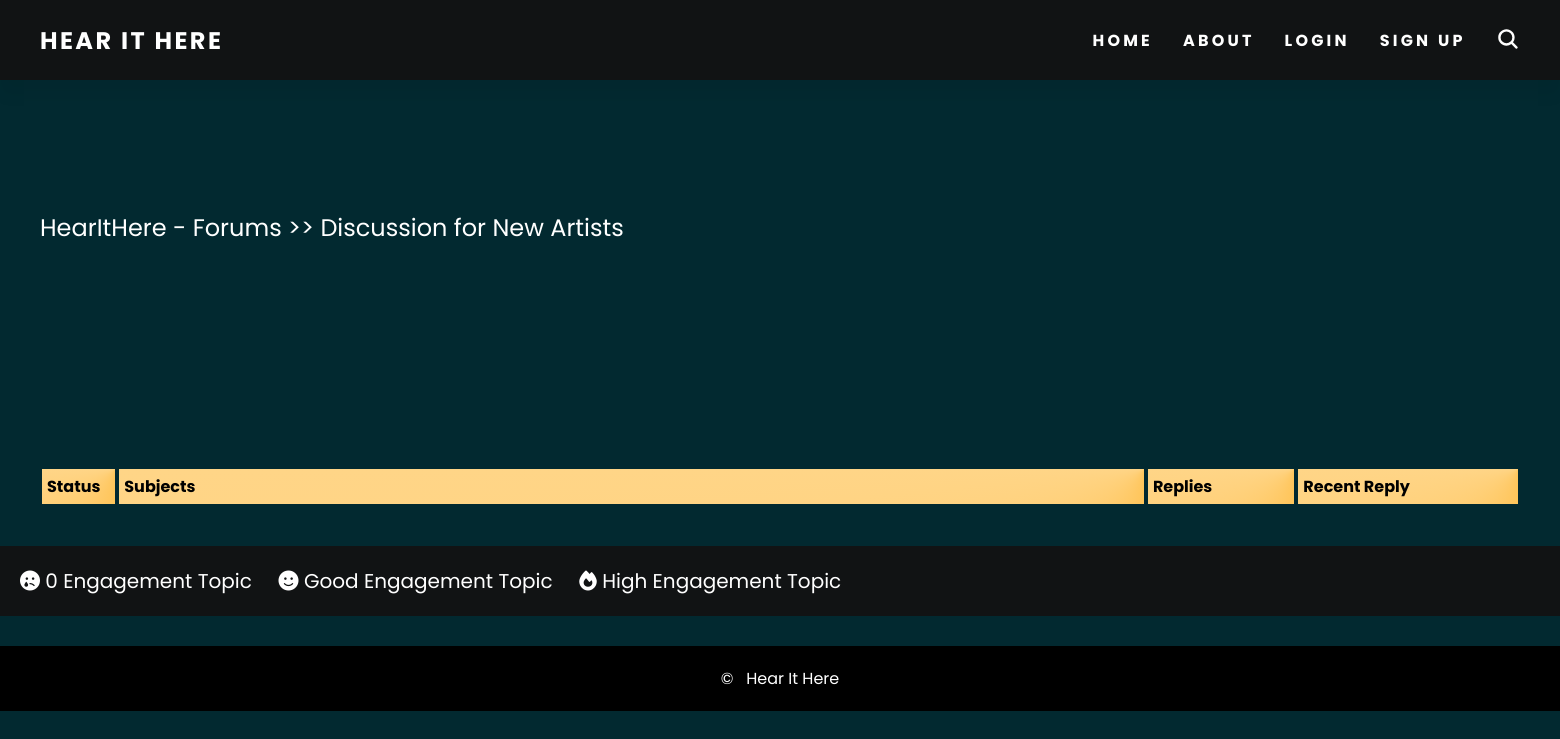
The app's page /forum/6/, older data.
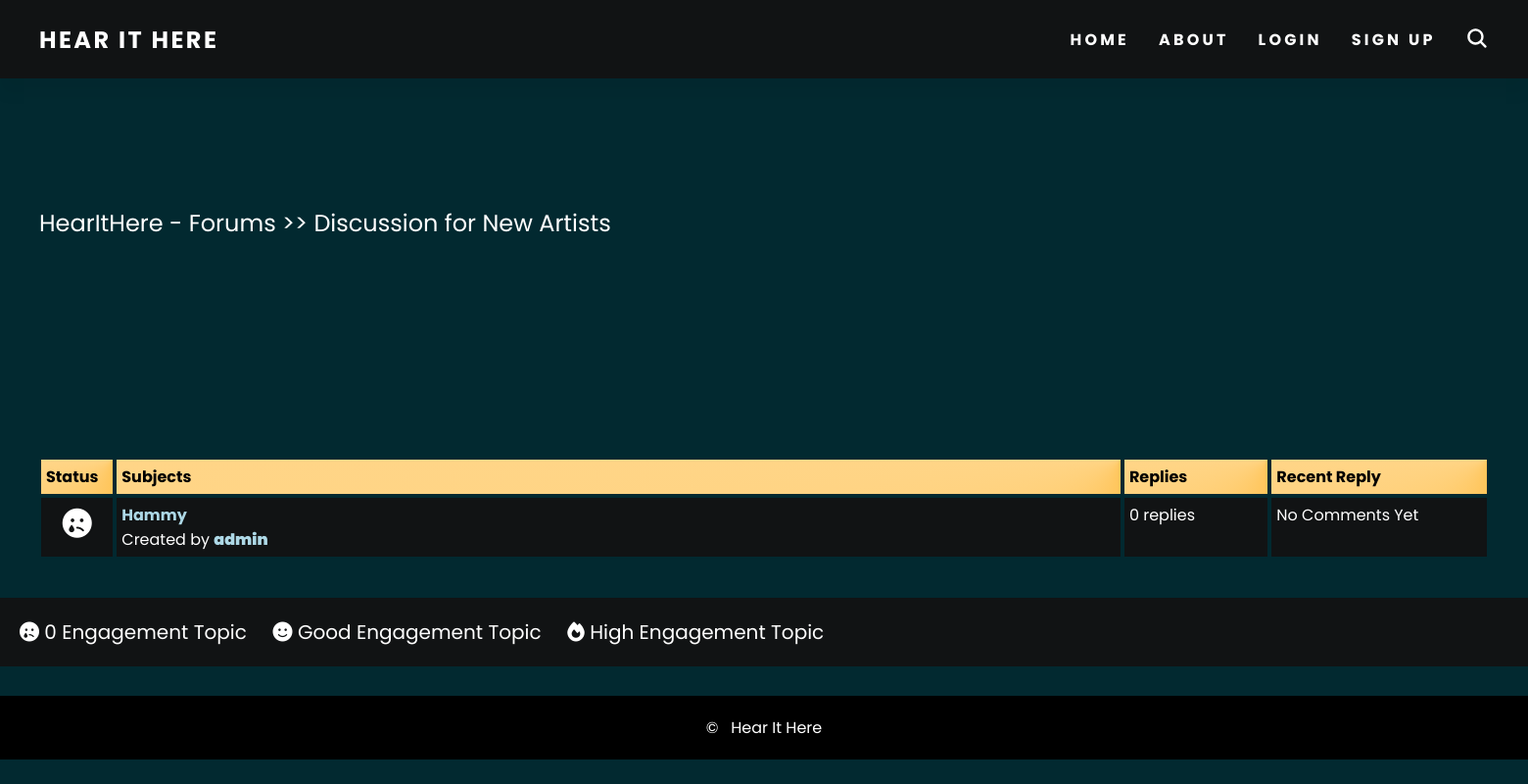
The same page, newer data.
### forum/models.py (models this page shows, shortened)
class Post(models.Model):
    title = models.CharField(max_length=100, unique=True, null=False)
    description = models.TextField(null=False)
    time = models.DateTimeField(auto_now_add=True)
    user = models.ForeignKey(CustomUser, on_delete=models.CASCADE)
    category = models.ForeignKey(Category, on_delete=models.CASCADE)

### account/models.py (models this page shows, shortened)
class CustomUser(AbstractBaseUser, PermissionsMixin):
    email = models.EmailField(max_length=255, null=False, unique=True)
    username = models.CharField(max_length=50, null=False, unique=True)
    birthday = models.DateField(null=False)
    date_joined = models.DateTimeField(auto_now_add=True)
    is_staff = models.BooleanField(default=False)
    is_active = models.BooleanField(default=False)
    is_mod = models.BooleanField(default=False)
    USERNAME_FIELD = 'username'
    REQUIRED_FIELDS = ['email', 'birthday']
    objects = CustomUserManager()

### forum/views.py (the view)
# urls.py: path('<int:category_id>/', views.browse_posts, name='posts'),
def browse_posts(request, category_id):
    category = get_object_or_404(Category, id=category_id)
    posts = Post.objects.filter(category_id=category_id).order_by('-time')
    return render(request, 'forum/posts.html', {'category': category, 'posts': posts})

### forum/templates/forum/posts.html (shortened to what this page needs)
{% extends 'templates/base.html' %}
{% block content %}
    <div class = "container">
        <div class = "navigate">
            <span>  <a href="{% url 'homepage:home' %}">HearItHere - Forums >> {{ category.title }}</a></span>
        </div>
        <div class = "posts-table">
            <div class = "table-head">
                <div class = "status">Status</div>
                <div class = "subjects">Subjects</div>
                <div class = "replies">Replies</div>
                <div class = "last-reply">Recent Reply</div>
            </div>
            {% for post in posts %}
            <div class = "table-row">
                {% if post.comment_set.count == 0 %}
                    <div class = "status"><i class="fa-solid fa-face-sad-tear"></i></div>
                {% elif post.comment_set.count < 4 %}
                    <div class = "status"><i class="fa-solid fa-face-smile"></i></div>
                {% else %}
                    <div class = "status"><i class="fa-solid fa-fire"></i></div>
                {% endif %}
                    <div class = "subjects"><a href="{% url 'forum:view_post' category_id=category.id post_id=post.id %}">
                        {{ post.title }}</a>
                    <br>
                    <span>Created by <b><a href="{% url 'account:profile' username=post.user.username %}">
                        {{ post.user.username }}</a></b></span>
                </div>
                <div class = "replies">
                    {{ post.comment_set.count }} replies <br>
                </div>
                <div class = "last-reply">
                    {% if post.comment_set.count == 0 %}
                        No Comments Yet
                    {% else %}
                        {{ post.comment_set.last.time }}
                        <br>
                        By <b><a href="{% url 'account:profile' username=post.comment_set.last.user.username %}">
                            {{ post.comment_set.last.user.username }}</a></b>
                    {% endif %}
                </div>
            </div>
            {% endfor %}
        </div>
    </div>
    <div class = "note">
        <span>
            <i class="fa-solid fa-face-sad-tear"></i> 0 Engagement Topic&nbsp;&nbsp;&nbsp;&nbsp;
        </span>
        <span>
            <i class="fa-solid fa-face-smile"></i> Good Engagement Topic&nbsp;&nbsp;&nbsp;&nbsp;
        </span>
        <span>
            <i class="fa-solid fa-fire"></i> High Engagement Topic&nbsp;&nbsp;&nbsp;&nbsp;
        </span>
    </div>
{% endblock %}

Row changes from the older to the newer data that the page shows:
added Post: title "Hammy", user.username "admin", comment_set.count "0", shows "No Comments Yet"
